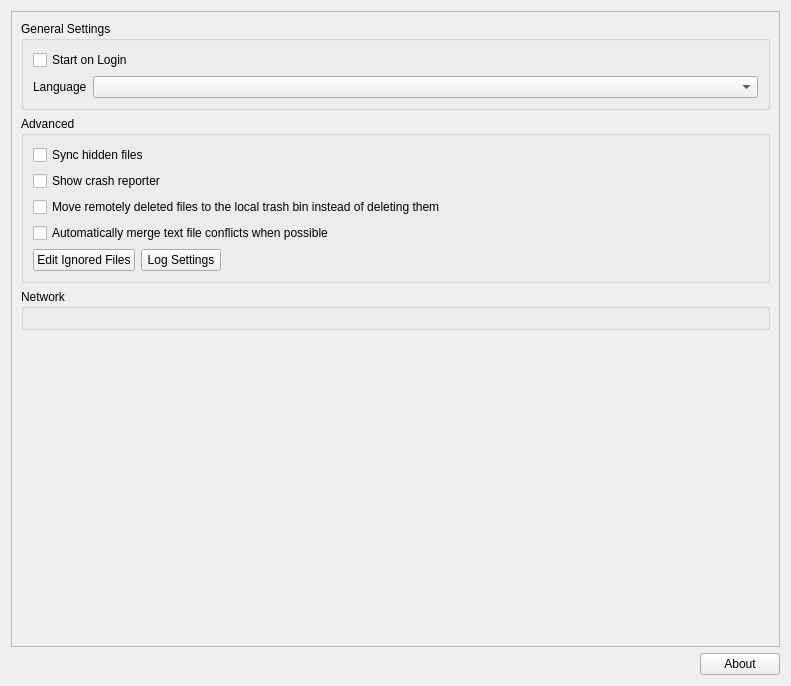
<?xml version="1.0" encoding="UTF-8"?>
<ui version="4.0">
 <class>OCC::GeneralSettings</class>
 <widget class="QWidget" name="OCC::GeneralSettings">
  <property name="geometry">
   <rect>
    <x>0</x>
    <y>0</y>
    <width>791</width>
    <height>686</height>
   </rect>
  </property>
  <property name="windowTitle">
   <string>Form</string>
  </property>
  <layout class="QVBoxLayout" name="verticalLayout_3">
   <item>
    <widget class="QScrollArea" name="scrollArea">
     <property name="widgetResizable">
      <bool>true</bool>
     </property>
     <widget class="QWidget" name="scrollAreaWidgetContents_2">
      <property name="geometry">
       <rect>
        <x>0</x>
        <y>0</y>
        <width>765</width>
        <height>618</height>
       </rect>
      </property>
      <layout class="QVBoxLayout" name="verticalLayout_5">
       <item>
        <widget class="QGroupBox" name="generalGroupBox">
         <property name="title">
          <string>General Settings</string>
         </property>
         <layout class="QGridLayout" name="gridLayout_2">
          <item row="1" column="0">
           <layout class="QHBoxLayout" name="horizontalLayout_6">
            <item>
             <widget class="QLabel" name="languageLabel">
              <property name="sizePolicy">
               <sizepolicy hsizetype="Maximum" vsizetype="Preferred">
                <horstretch>0</horstretch>
                <verstretch>0</verstretch>
               </sizepolicy>
              </property>
              <property name="locale">
               <locale language="English" country="UnitedStates"/>
              </property>
              <property name="text">
               <string>Language</string>
              </property>
              <property name="buddy">
               <cstring>languageDropdown</cstring>
              </property>
             </widget>
            </item>
            <item>
             <widget class="QComboBox" name="languageDropdown">
              <property name="sizePolicy">
               <sizepolicy hsizetype="Minimum" vsizetype="Fixed">
                <horstretch>0</horstretch>
                <verstretch>0</verstretch>
               </sizepolicy>
              </property>
              <property name="accessibleName">
               <string>Language selector</string>
              </property>
              <property name="currentText">
               <string/>
              </property>
             </widget>
            </item>
           </layout>
          </item>
          <item row="0" column="0">
           <widget class="QCheckBox" name="autostartCheckBox">
            <property name="text">
             <string>Start on Login</string>
            </property>
           </widget>
          </item>
         </layout>
        </widget>
       </item>
       <item>
        <widget class="QGroupBox" name="advancedGroupBox">
         <property name="title">
          <string>Advanced</string>
         </property>
         <layout class="QHBoxLayout" name="horizontalLayout_5">
          <item>
           <layout class="QVBoxLayout" name="verticalLayout_6">
            <item>
             <widget class="QCheckBox" name="syncHiddenFilesCheckBox">
              <property name="text">
               <string>Sync hidden files</string>
              </property>
             </widget>
            </item>
            <item>
             <widget class="QCheckBox" name="crashreporterCheckBox">
              <property name="sizePolicy">
               <sizepolicy hsizetype="MinimumExpanding" vsizetype="Fixed">
                <horstretch>0</horstretch>
                <verstretch>0</verstretch>
               </sizepolicy>
              </property>
              <property name="text">
               <string>Show crash reporter</string>
              </property>
             </widget>
            </item>
            <item>
             <widget class="QCheckBox" name="moveToTrashCheckBox">
              <property name="text">
               <string>Move remotely deleted files to the local trash bin instead of deleting them</string>
              </property>
             </widget>
            </item>
            <item>
             <widget class="QCheckBox" name="autoMergeTextConflictsCheckBox">
              <property name="text">
               <string>Automatically merge text file conflicts when possible</string>
              </property>
             </widget>
            </item>
            <item>
             <layout class="QHBoxLayout" name="horizontalLayout_4">
              <item>
               <widget class="QPushButton" name="ignoredFilesButton">
                <property name="text">
                 <string>Edit Ignored Files</string>
                </property>
               </widget>
              </item>
              <item>
               <widget class="QPushButton" name="logSettingsButton">
                <property name="text">
                 <string>Log Settings</string>
                </property>
               </widget>
              </item>
              <item>
               <spacer name="spacer_3">
                <property name="orientation">
                 <enum>Qt::Orientation::Horizontal</enum>
                </property>
                <property name="sizeHint" stdset="0">
                 <size>
                  <width>555</width>
                  <height>20</height>
                 </size>
                </property>
               </spacer>
              </item>
             </layout>
            </item>
           </layout>
          </item>
         </layout>
        </widget>
       </item>
       <item>
        <widget class="QGroupBox" name="groupBox">
         <property name="title">
          <string>Network</string>
         </property>
         <layout class="QVBoxLayout" name="verticalLayout_4">
          <item>
           <widget class="NetworkSettings" name="widget" native="true">
            <property name="focusPolicy">
             <enum>Qt::FocusPolicy::StrongFocus</enum>
            </property>
           </widget>
          </item>
         </layout>
        </widget>
       </item>
       <item>
        <spacer name="verticalSpacer">
         <property name="orientation">
          <enum>Qt::Orientation::Vertical</enum>
         </property>
         <property name="sizeHint" stdset="0">
          <size>
           <width>20</width>
           <height>40</height>
          </size>
         </property>
        </spacer>
       </item>
      </layout>
     </widget>
    </widget>
   </item>
   <item>
    <widget class="QWidget" name="versionInfoWidget" native="true">
     <layout class="QHBoxLayout" name="horizontalLayout_2">
      <property name="leftMargin">
       <number>0</number>
      </property>
      <property name="topMargin">
       <number>0</number>
      </property>
      <property name="rightMargin">
       <number>0</number>
      </property>
      <property name="bottomMargin">
       <number>0</number>
      </property>
      <item>
       <spacer name="spacer">
        <property name="orientation">
         <enum>Qt::Orientation::Horizontal</enum>
        </property>
        <property name="sizeHint" stdset="0">
         <size>
          <width>40</width>
          <height>20</height>
         </size>
        </property>
       </spacer>
      </item>
      <item>
       <widget class="QPushButton" name="about_pushButton">
        <property name="text">
         <string>About</string>
        </property>
       </widget>
      </item>
     </layout>
    </widget>
   </item>
  </layout>
 </widget>
 <customwidgets>
  <customwidget>
   <class>NetworkSettings</class>
   <extends>QWidget</extends>
   <header>networksettings.h</header>
   <container>1</container>
  </customwidget>
 </customwidgets>
 <tabstops>
  <tabstop>autostartCheckBox</tabstop>
  <tabstop>languageDropdown</tabstop>
  <tabstop>syncHiddenFilesCheckBox</tabstop>
  <tabstop>crashreporterCheckBox</tabstop>
  <tabstop>moveToTrashCheckBox</tabstop>
  <tabstop>autoMergeTextConflictsCheckBox</tabstop>
  <tabstop>ignoredFilesButton</tabstop>
  <tabstop>logSettingsButton</tabstop>
  <tabstop>widget</tabstop>
  <tabstop>scrollArea</tabstop>
  <tabstop>about_pushButton</tabstop>
 </tabstops>
 <resources/>
 <connections/>
</ui>
